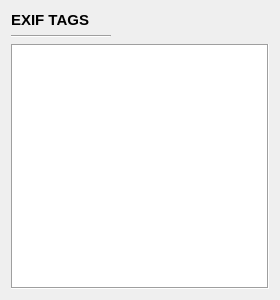
<?xml version="1.0" encoding="UTF-8"?>
<ui version="4.0">
 <class>ImageInfoOverlay</class>
 <widget class="QWidget" name="ImageInfoOverlay">
  <property name="geometry">
   <rect>
    <x>0</x>
    <y>0</y>
    <width>280</width>
    <height>300</height>
   </rect>
  </property>
  <property name="sizePolicy">
   <sizepolicy hsizetype="MinimumExpanding" vsizetype="Minimum">
    <horstretch>0</horstretch>
    <verstretch>0</verstretch>
   </sizepolicy>
  </property>
  <property name="minimumSize">
   <size>
    <width>280</width>
    <height>300</height>
   </size>
  </property>
  <property name="font">
   <font>
    <pointsize>10</pointsize>
   </font>
  </property>
  <property name="windowTitle">
   <string>Form</string>
  </property>
  <layout class="QVBoxLayout" name="verticalLayout">
   <item>
    <widget class="QLabel" name="label">
     <property name="font">
      <font>
       <pointsize>11</pointsize>
       <weight>75</weight>
       <bold>true</bold>
      </font>
     </property>
     <property name="text">
      <string>EXIF TAGS</string>
     </property>
    </widget>
   </item>
   <item>
    <widget class="Line" name="line">
     <property name="minimumSize">
      <size>
       <width>100</width>
       <height>0</height>
      </size>
     </property>
     <property name="maximumSize">
      <size>
       <width>100</width>
       <height>16777215</height>
      </size>
     </property>
     <property name="orientation">
      <enum>Qt::Horizontal</enum>
     </property>
    </widget>
   </item>
   <item>
    <widget class="QTableWidget" name="tableWidget">
     <property name="focusPolicy">
      <enum>Qt::NoFocus</enum>
     </property>
     <property name="frameShape">
      <enum>QFrame::Box</enum>
     </property>
     <property name="verticalScrollBarPolicy">
      <enum>Qt::ScrollBarAsNeeded</enum>
     </property>
     <property name="horizontalScrollBarPolicy">
      <enum>Qt::ScrollBarAlwaysOff</enum>
     </property>
     <property name="sizeAdjustPolicy">
      <enum>QAbstractScrollArea::AdjustIgnored</enum>
     </property>
     <property name="selectionMode">
      <enum>QAbstractItemView::SingleSelection</enum>
     </property>
     <property name="selectionBehavior">
      <enum>QAbstractItemView::SelectRows</enum>
     </property>
     <property name="showGrid">
      <bool>false</bool>
     </property>
     <property name="wordWrap">
      <bool>false</bool>
     </property>
     <property name="cornerButtonEnabled">
      <bool>false</bool>
     </property>
     <property name="columnCount">
      <number>2</number>
     </property>
     <attribute name="horizontalHeaderVisible">
      <bool>false</bool>
     </attribute>
     <attribute name="horizontalHeaderHighlightSections">
      <bool>false</bool>
     </attribute>
     <attribute name="verticalHeaderVisible">
      <bool>false</bool>
     </attribute>
     <column/>
     <column/>
    </widget>
   </item>
  </layout>
 </widget>
 <resources/>
 <connections/>
</ui>
